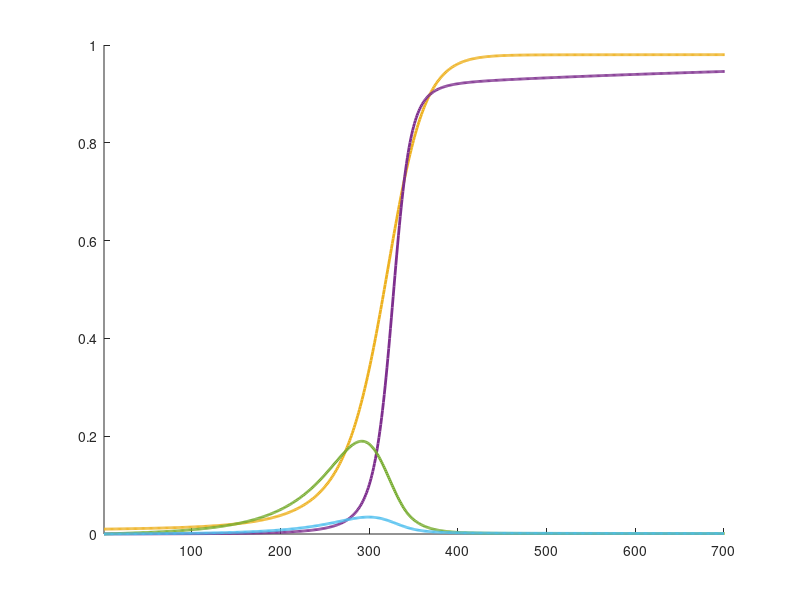

MATLAB code for this plot:
% This script generates Fig. 2c (Main text). It generates data for a single
% trial run, then uses this data to plot how cooperator frequency, tag
% diversity, linkage disequilibrium and relatedness change over
% generations.

clearvars
close all
clc

tagSkewIni = 0.99; % This parameter captures the initial tag frequency distribution. It ranges from zero to one. When 0, all tag groups are roughly equal frequency initially. When 1, one tag starts at fixation. When intermediate, the dominant tag has some intermediate initial skew.
helpini = 0.01; % Proportion altruists within tag groups at start of run.
alpha = 1; % partner recycling probability
b=0.3; % benefit of cooperation
c=0.1; % cost of cooperation
T = 700; % generations
m=0.3; % migration rate
r=0.1; % recombination rate
tag = 100; % maximum number of tags (this is labelled as L_{max} in the text).
mu =  0.001 ; % trait mutation rate
N = 30 ; % deme size
csearch=0; % partner search cost

% the following 7 lines of code set up the initial genotype frequencies;
maj = (1/tag) * (1 - tagSkewIni) + tagSkewIni ;
popIni = zeros(2,4,tag);
popIni(1,1,:) = rand(1,tag);
popIni(1,1,:) = popIni(1,1,:) ./ ( sum(sum(popIni(1,1,:)))-popIni(1,1,1) ) .* (1-maj)  ;
popIni(1,1,1) = maj ;
popIni(1,1,:) = popIni(1,1,:) .* (1-helpini);
popIni(2,1,:) = (popIni(1,1,:) ./ (1-helpini) ) .* helpini;


% 'pop' (below) is a 4 dimensional matrix that is initially empty, but 
% will be populated to track the evolutionary process. The 2 x 4 x tag x 
% T+1 matrix can be understood as follows. The fourth dimension denotes the
% generation (ranging from generation 1 to generation T+1). In a given
% generation, the third dimension of the matrix denotes tag ID. This ranges
% from 1 to 'tag' (where 'tag' is labelled as Lmax in the text). The first
% dimension of the matrix (rows) denotes trait ID. This ranges from 1 
% (defectors) to 2 (helpers). The second dimension of the matrix (columns)
% is populated as follows. The first column denotes genotype frequency at
% the start of the generation. The second column reflects trait ID, and is
% 1 for helpers (i.e. second row of the second column of the matrix is 
% always 1) and zero for defectors (i.e. first row the second column of 
% the matrix is always 0). The third column denotes genotype frequency
% after selection. The forth column denotes genotype frequency after
% recombination. The matrix therefore tracks all genotype frequencies for
% each generation (1 to T+1) and at each lifecycle stage within each
% generation.

    pop = zeros(2,4,tag,T+1);
    pop(:,:,:,1) = popIni;  % This populates initial genotype frequencies.
    pop(2,2,:,:) = 1;  % As mentioned above, the second row of the second column is set to one (indicating helping).
    
% gamma (below) is the probability that 2 pairs of genes across 3 
% individuals coalesce.

gamma = ((-1+m)^3*(-12*(-1+r)^3-16*m^7*(-3+N)*(-2+N)*(-1+N)^3*(-1+r)^3+2*m^8*(-3+N)*(-2+N)*(-1+N)^3*(-1+r)^3+2*N^5*(-2+r)*r^2+4*N*(-1+r)*(-2+3*r)*(-5+4*r)+N^4*r*(-26+(44-17*r)*r)+N^3*(-1+r)*(18+13*r*(-7+4*r))-N^2*(-1+r)*(45+r*(-134+73*r))+m^6*(-2+N)*(-1+N)^2*(-1+r)*(168*(-1+r)^2+N*(-221+(448-225*r)*r)+N^2*(55+56*(-2+r)*r))-m^5*(-1+N)^2*(-1+r)*(-672*(-1+r)^2+N^3*(106+r*(-225+113*r))+4*N*(299+r*(-616+311*r))-2*N^2*(321+r*(-671+338*r)))+m^4*(-1+N)*(-1+r)*(840*(-1+r)^2+N^3*(-883+(1951-989*r)*r)+N^4*(122+r*(-281+143*r))-10*N*(229+r*(-476+241*r))+N^2*(2209+r*(-4750+2417*r)))+m^2*(-1+N)*(336*(-1+r)^3-N^3*(-1+r)*(260+r*(-756+397*r))-2*N*(-1+r)*(431+r*(-952+491*r))+N^2*(-1+r)*(751+r*(-1884+989*r))+N^4*(-24+r*(122+r*(-158+57*r))))-m^3*(-1+N)*(672*(-1+r)^3-4*N^3*(-1+r)*(159+2*r*(-193+99*r))-8*N*(-1+r)*(223+r*(-476+243*r))+4*N^2*(-1+r)*(415+r*(-947+488*r))+N^4*(-80+r*(298+r*(-334+115*r))))+m*(96*(-1+r)^3-4*N^5*r*(5+2*r*(-5+2*r))+22*N^2*(-1+r)*(19+r*(-49+26*r))-4*N*(-1+r)*(83+r*(-184+95*r))-N^3*(-1+r)*(230+r*(-743+403*r))+N^4*(-48+r*(278+r*(-364+131*r))))))/((-1+(-2+m)*m*(-1+N))*(-12*(-1+r)^3-9*m^8*(-3+N)*(-2+N)^2*(-1+N)^3*(-1+r)^3+m^9*(-3+N)*(-2+N)^2*(-1+N)^3*(-1+r)^3+2*N^5*(-2+r)*r^2+4*N*(-1+r)*(-2+3*r)*(-5+4*r)+N^4*r*(-26+(44-17*r)*r)+N^3*(-1+r)*(18+13*r*(-7+4*r))-N^2*(-1+r)*(45+r*(-134+73*r))+m^7*(-2+N)*(-1+N)^2*(-1+r)*(-216*(-1+r)^2+N^3*(-7+6*r)*(-5+6*r)+N^2*(-211+430*r-216*r^2)+N*(390-786*r+394*r^2))-m^6*(-2+N)*(-1+N)^2*(-1+r)*(-504*(-1+r)^2+N^2*(-466+(987-500*r)*r)+14*N*(63+r*(-129+65*r))+N^3*(76+r*(-167+84*r)))+m^5*(-2+N)*(-1+N)^2*(-1+r)*(-756*(-1+r)^2+42*N*(30+r*(-63+32*r))-3*N^2*(211+4*r*(-119+61*r))+N^3*(98+r*(-244+125*r)))+m*(-1+N)*(-108*(-1+r)^3+4*N^5*(-2+r)*r^2-2*N^4*r*(-5+3*r)*(-6+7*r)+3*N^3*(-1+r)*(22+r*(-108+61*r))+4*N*(-1+r)*(69+r*(-159+83*r))-N^2*(-1+r)*(227+r*(-680+369*r)))-m^2*(-1+N)*(-432*(-1+r)^3+2*N^5*r*(16+r*(-32+13*r))-6*N^2*(-1+r)*(193+5*r*(-100+53*r))+12*N*(-1+r)*(99+r*(-219+113*r))+N^3*(-1+r)*(484+r*(-1607+874*r))+6*N^4*(12+r*(-78+(106-39*r)*r)))+m^3*(-1+N)*(-1008*(-1+r)^3+140*N*(-1+r)*(21+r*(-45+23*r))+N^3*(-1+r)*(1583+6*r*(-716+379*r))-2*N^2*(-1+r)*(1592+r*(-3759+1957*r))+2*N^4*(174+r*(-764+(915-323*r)*r))+2*N^5*(-12+r*(74+r*(-101+37*r))))-m^4*(-1+N)*(-1512*(-1+r)^3+140*N*(-1+r)*(33+r*(-69+35*r))-4*N^2*(-1+r)*(1339+4*r*(-742+381*r))+N^3*(-1+r)*(2932+r*(-7029+3646*r))+N^4*(754+r*(-2771+(3077-1059*r)*r))+N^5*(-72+r*(298+r*(-348+121*r))))));

% phi (below) is the probability that 2 pairs of genes across 2 individuals
% coalesce at 2 loci.

phi =-(((-1+m)^2*(-12*(-1+r)^3-9*m^8*(-3+N)*(-2+N)^2*(-1+N)^3*(-1+r)^3+m^9*(-3+N)*(-2+N)^2*(-1+N)^3*(-1+r)^3+2*N^5*(-2+r)*r^2+4*N*(-1+r)*(-2+3*r)*(-5+4*r)+N^4*r*(-26+(44-17*r)*r)+N^3*(-1+r)*(18+13*r*(-7+4*r))-N^2*(-1+r)*(45+r*(-134+73*r))+m^7*(-2+N)*(-1+N)^2*(-1+r)*(-216*(-1+r)^2+35*N^3*(-1+r)^2+N^2*(-211-212*(-2+r)*r)+N*(390-786*r+394*r^2))-m^6*(-2+N)*(-1+N)^2*(-1+r)*(-504*(-1+r)^2+N^3*(-1+r)*(-76+77*r)+N^2*(-466+(945-472*r)*r)+14*N*(63+r*(-129+65*r)))+m^5*(-2+N)*(-1+N)*(-1+r)*(756*(-1+r)^2+2*N^4*(-1+r)*(-49+52*r)+N^3*(-731-753*(-2+r)*r)-42*N*(48+r*(-99+50*r))+N^2*(1893+2*r*(-1977+998*r)))-m^4*(-1+N)*(-1512*(-1+r)^3+2*N^5*(-1+r)^2*(-36+43*r)+140*N*(-1+r)*(33+r*(-69+35*r))-4*N^2*(-1+r)*(1339+2*r*(-1439+732*r))+N^3*(-1+r)*(2932+r*(-6321+3194*r))+N^4*(754+r*(-2371+(2441-823*r)*r)))+m^3*(-1+N)*(-1008*(-1+r)^3+8*N^5*(-1+r)^2*(-3+5*r)+140*N*(-1+r)*(21+r*(-45+23*r))-2*N^2*(-1+r)*(1592+3*r*(-1203+619*r))+N^3*(-1+r)*(1583+2*r*(-1837+938*r))+N^4*(348+r*(-1168+(1253-429*r)*r)))+m^2*(-432*(-1+r)^3-8*N^6*(-1+r)^2*r+N^3*(-1+r)*(1642+15*r*(-279+146*r))+12*N*(-1+r)*(135+r*(-291+149*r))-2*N^2*(-1+r)*(1173+r*(-2748+1429*r))+N^4*(556+r*(-2097+(2362-815*r)*r))+N^5*(-72+r*(304+r*(-374+135*r))))+m*(108*(-1+r)^3-N^3*(-1+r)*(293-924*r+500*r^2)-2*N^5*r*(12+5*r*(-5+2*r))-4*N*(-1+r)*(96+r*(-213+110*r))+N^2*(-1+r)*(503+r*(-1292+685*r))+N^4*(-66+r*(360+r*(-465+167*r))))))/((-1+(-2+m)*m*(-1+N))*(-12*(-1+r)^3-9*m^8*(-3+N)*(-2+N)^2*(-1+N)^3*(-1+r)^3+m^9*(-3+N)*(-2+N)^2*(-1+N)^3*(-1+r)^3+2*N^5*(-2+r)*r^2+4*N*(-1+r)*(-2+3*r)*(-5+4*r)+N^4*r*(-26+(44-17*r)*r)+N^3*(-1+r)*(18+13*r*(-7+4*r))-N^2*(-1+r)*(45+r*(-134+73*r))+m^7*(-2+N)*(-1+N)^2*(-1+r)*(-216*(-1+r)^2+N^3*(-7+6*r)*(-5+6*r)+N^2*(-211+430*r-216*r^2)+N*(390-786*r+394*r^2))-m^6*(-2+N)*(-1+N)^2*(-1+r)*(-504*(-1+r)^2+N^2*(-466+(987-500*r)*r)+14*N*(63+r*(-129+65*r))+N^3*(76+r*(-167+84*r)))+m^5*(-2+N)*(-1+N)^2*(-1+r)*(-756*(-1+r)^2+42*N*(30+r*(-63+32*r))-3*N^2*(211+4*r*(-119+61*r))+N^3*(98+r*(-244+125*r)))+m*(-1+N)*(-108*(-1+r)^3+4*N^5*(-2+r)*r^2-2*N^4*r*(-5+3*r)*(-6+7*r)+3*N^3*(-1+r)*(22+r*(-108+61*r))+4*N*(-1+r)*(69+r*(-159+83*r))-N^2*(-1+r)*(227+r*(-680+369*r)))-m^2*(-1+N)*(-432*(-1+r)^3+2*N^5*r*(16+r*(-32+13*r))-6*N^2*(-1+r)*(193+5*r*(-100+53*r))+12*N*(-1+r)*(99+r*(-219+113*r))+N^3*(-1+r)*(484+r*(-1607+874*r))+6*N^4*(12+r*(-78+(106-39*r)*r)))+m^3*(-1+N)*(-1008*(-1+r)^3+140*N*(-1+r)*(21+r*(-45+23*r))+N^3*(-1+r)*(1583+6*r*(-716+379*r))-2*N^2*(-1+r)*(1592+r*(-3759+1957*r))+2*N^4*(174+r*(-764+(915-323*r)*r))+2*N^5*(-12+r*(74+r*(-101+37*r))))-m^4*(-1+N)*(-1512*(-1+r)^3+140*N*(-1+r)*(33+r*(-69+35*r))-4*N^2*(-1+r)*(1339+4*r*(-742+381*r))+N^3*(-1+r)*(2932+r*(-7029+3646*r))+N^4*(754+r*(-2771+(3077-1059*r)*r))+N^5*(-72+r*(298+r*(-348+121*r)))))));

% F (below) is the probability that 1 pair of genes across 2 individuals 
% coalesces.

F = (1-m)^2 / ( (1-m)^2 + N*(1-(1-m)^2)) ;

% G (below) is the probability that 1 triplet of genes across 3 individuals 
% coalesces.

G = (((1-m)^3)*(1+3*F*(N-1)) ) / ( N^2 - ((1-m)^3) *(N-1)*(N-2) ) ;

helperFreq(1) = sum(pop(2,1,:,1))  ;   % This is the frequency of the cooperation allele initially.

numberTags(1) = 1/(sum(sum(pop(:,1,:,1)).^2))  ;  % This is tag diversity initially.

linkageDis(1) = sum((pop(2,1,:,1) ./ sum(pop(:,1,:,1)) - helperFreq(1)) .* sum(pop(:,1,:,1)));  % This is linkage disequilibrium initially.

for t=1:T

% selection

xi = sum(pop(:,1,:,t) ); % This array gives the population frequency of each tag
xj = sum(xi.^2) - xi.^2; % This array gives the average tag frequency amongst all individuals who lack tag i.
pi = sum(pop(:,1,:,t) .* pop(:,2,:,t)) ./ xi; % This array gives the cooperator proportion for each tag (i.e. it gives, for each tag, the proportion of individuals who are cooperators).
denom = 1 - alpha .* (1-xi) .* (1-F); % This variable (short for denominator) is defined as it is used in multiple calculations below.
Minteract = (F+(1-F).* xi) ./ denom; % This array gives the per-generation probability of obtaining a social interaction.
Mind_helped = (pop(:,2,:,t) .* (phi + (F-phi).* xi) + (F-phi) .* pi + (1-2*F+phi) .* pi .* xi) ./ denom; % This array gives the per-generation probability of receiving help.
Mpop_helped = sum(xi .* pi .* Minteract);
Mdeme_helped = ( (Minteract.*pop(:,2,:,t))/N  + Mind_helped/N + (N-2)/N .* ...
               (gamma .* pop(:,2,:,t) + (F-gamma) .* sum(pi.*xi)  + ...
               + (F-gamma)  .* pop(:,2,:,t).*sum(((xi.*pi)./sum(pi.*xi)).*(xi + (1-xi).*alpha.*Minteract)) ...
               + (1-2*F+gamma) .* sum(xi .* pi .* (xi + (1-xi).*alpha.*Minteract))));
Mind_abandon = ((1-F).*(1-xi).*alpha) ./ denom ; % This array gives the per-generation number of times a partner was abandoned.
Mpop_abandon = sum(xi.*Mind_abandon) ;  
Mdeme_abandon = Mind_abandon/N + ...
                ((1-F).*(1-xi).*alpha.*(1+(Mpop_abandon-xi.*Mind_abandon)./(1-xi)))/N + ...
                ((N-2)/N) .* ...
                ( (F-G).*(1-xi).*alpha.*(1+Mind_abandon) +...
                (F-G).*(1-xi).*alpha.*(1+(Mpop_abandon-xi.*Mind_abandon)./(1-xi)) + ...
                (1-3.*F+2.*G).*sum(xi.*(1-xi).*alpha.*(1+Mind_abandon)) );
 
            
pavg = sum(pi.*xi); % This gives the population frequency of the cooperation allele.
            
% The below array gives Rtag values for each tag (Rtag is  relatedness at
% the trait locus obtained by matching at the tag locus).
RtagList = ((xi .* (-2 .* F .* pi + F + (pi-1) .* phi + pi) + F .* pi - pi.*phi + phi ) ./ (xi.*(-F) + xi + F) - pavg) ./ (1-pavg);

% The below array gives pedigree relatedness. This is relatedness at the
% trait locus that would be obtained by matching at the tag locus if there 
% was no linkage disequilibrium (pi = pavg). It is Equation 37 in the Supp.
% Info.
RPedList = (phi + (F-phi).*xi) ./ (F + (1-F).*xi) ;

% The below gives the average Rtag across all individuals in the population
% in generation t.
Rtag(t) = sum(RtagList .* xi);
% The below gives the average pedigree relatedness across all individuals 
% in the population in generation t.
RPed(t) = sum(RPedList .* xi);    
                       
% The below entry (into column 3) gives genotype frequencies after 
% selection (but before recombination and mutation).
pop(:,3,:,t) = pop(:,1,:,t) .* ( 1  +  b .*  Mind_helped - c .* Minteract .* pop(:,2,:,t) - (b-c) .* ((1-m) .* Mdeme_helped  + m .*  Mpop_helped)  - csearch .* (Mind_abandon - (1-m).* Mdeme_abandon - m .* Mpop_abandon ));  
           
% The below calculation (dividing all genotype frequencies by the sum of 
% genotype frequencies) serves to ensure that genotype frequencies sum to 
% 1, which prevents the proliferation of rounding errors over successive 
% generations.          
pop(:,3,:,t) = pop(:,3,:,t) ./ sum(sum(pop(:,3,:,t))) ;
  
% The below entry (into column 4) gives genotype frequencies after 
% recombination (but before mutation).
pop(:,4,:,t) =  pop(:,3,:,t) .* (2*F-phi) .* (1-m)^2 + (1-(2*F-phi).*(1-m)^2) .* ...
    (pop(:,3,:,t) .* (pop(:,3,:,t) + (sum(pop(:,3,:,t))-pop(:,3,:,t)) + (sum(pop(:,3,:,t),3) - pop(:,3,:,t)) + ...  % individual with both tag and trait mating with individual with one or both of tag and trait 
    (1-r) .* (1-sum(pop(:,3,:,t))-sum(pop(:,3,:,t),3) + pop(:,3,:,t))) + ... % individual with tag and trait mating but not recombining with individual lacking both tag and trait
    r .* (sum(pop(:,3,:,t))-pop(:,3,:,t)) .* (sum(pop(:,3,:,t),3) - pop(:,3,:,t))); % individual with one of tag and trait mating and recombining with individual with the other of the tag / trait

% The below calculation (dividing all genotype frequencies by the sum of 
% genotype frequencies) serves to prevent rounding errors (as above). 
pop(:,4,:,t) = pop(:,4,:,t) ./ sum(sum(pop(:,4,:,t))) ;

% The below entry gives genotype frequencies after trait mutation. This is
% entered into column 1 for the next generation (t+1).
pop(1,1,:,t+1) = pop(2,4,:,t) .* (mu) + pop(1,4,:,t) .* (1-mu);  
pop(2,1,:,t+1) = pop(1,4,:,t) .* (mu) + pop(2,4,:,t) .* (1-mu);  

% The below calculation (dividing all genotype frequencies by the sum of 
% genotype frequencies) serves to prevent rounding errors (as above).
pop(:,1,:,t+1) = pop(:,1,:,t+1) ./ sum(sum(pop(:,1,:,t+1))) ;
  
% The following three lines of code serve to record our summary statistics
% for each generation: cooperation frequency, tag diversity and linkage
% disequilibrium.
helperFreq(t+1) = sum(pop(2,1,:,t+1))  ; 
numberTags(t+1) = 1/(sum(sum(pop(:,1,:,t+1)).^2))  ;
linkageDis(t+1) = sum(abs(pop(2,1,:,t+1) ./ sum(pop(:,1,:,t+1)) - helperFreq(t+1)) .* sum(pop(:,1,:,t+1)));

end


figure

% The below calculation standardises tag diversity, so that it
% ranges between 0 and 1, rather than between 1 and tag (L_{max}), which 
% means it can be plotted alongside our other summary statistics.
numberTagsStd = (numberTags-1) ./ (tag-1) ;

% The below calculation standardises linkage disequilibrium, so that it
% ranges between 0 and 1, rather than between 0 and 0.5, which 
% means it can be plotted alongside our other summary statistics.
linkageDisStd = linkageDis ./ 0.5; 

% The following line plots cooperator frequency over generations.
plot(1:T+1,helperFreq,'Color',[0.9290, 0.6940, 0.1250],'LineWidth',2,'LineStyle','-')
hold on
% The following line plots tag diversity over generations.
plot(1:T+1,numberTagsStd,'Color',[0.4940, 0.1840, 0.5560],'LineWidth',2,'LineStyle','-')
% The following line plots linkage disequilibrium over generations.
plot(1:T+1,linkageDisStd,'Color',[0.4660, 0.6740, 0.1880],'LineWidth',2,'LineStyle','-')
% The following line plots the difference between pedigree and tag
% relatedness, over generations.
plot(1:T,RPed-Rtag,'Color',[0.3010, 0.7450, 0.9330]	,'LineWidth',2,'LineStyle','-')
hold off
box off
set(gcf,'color','white')
xlim([1,T])
